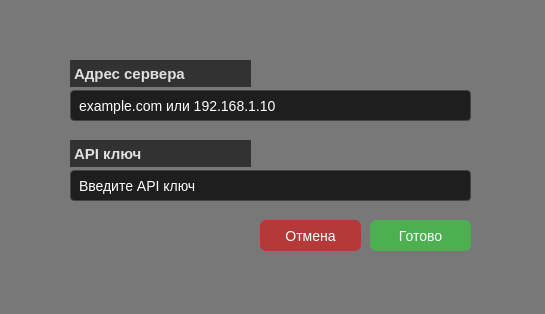
<?xml version="1.0" encoding="UTF-8"?>
<ui version="4.0">
 <class>Dialog</class>
 <widget class="QDialog" name="Dialog">
  <property name="geometry">
   <rect>
    <x>0</x>
    <y>0</y>
    <width>545</width>
    <height>314</height>
   </rect>
  </property>
  <property name="windowTitle">
   <string>Dialog</string>
  </property>
  <property name="styleSheet">
   <string notr="true">background-color: #787878;
color: white;
font-size: 14px;</string>
  </property>
  <widget class="QLabel" name="label">
   <property name="geometry">
    <rect>
     <x>70</x>
     <y>50</y>
     <width>181</width>
     <height>41</height>
    </rect>
   </property>
   <property name="styleSheet">
    <string notr="true">color: #e0e0e0;
    font-size: 15px;
    font-weight: 600;
    margin-top: 10px;
    margin-bottom: 4px;
background-color: #323232;</string>
   </property>
   <property name="text">
    <string>Адрес сервера</string>
   </property>
  </widget>
  <widget class="QLabel" name="label_2">
   <property name="geometry">
    <rect>
     <x>70</x>
     <y>130</y>
     <width>181</width>
     <height>41</height>
    </rect>
   </property>
   <property name="styleSheet">
    <string notr="true">color: #e0e0e0;
    font-size: 15px;
    font-weight: 600;
    margin-top: 10px;
    margin-bottom: 4px;
background-color: #323232;</string>
   </property>
   <property name="text">
    <string>API ключ</string>
   </property>
  </widget>
  <widget class="QLineEdit" name="lineEdit">
   <property name="geometry">
    <rect>
     <x>70</x>
     <y>90</y>
     <width>401</width>
     <height>31</height>
    </rect>
   </property>
   <property name="styleSheet">
    <string notr="true">background-color: #1e1e1e;
    color: white;
    padding: 6px;
    border: 1px solid #444;
    border-radius: 4px;</string>
   </property>
   <property name="text">
    <string>example.com или 192.168.1.10</string>
   </property>
  </widget>
  <widget class="QLineEdit" name="lineEdit_2">
   <property name="geometry">
    <rect>
     <x>70</x>
     <y>170</y>
     <width>401</width>
     <height>31</height>
    </rect>
   </property>
   <property name="styleSheet">
    <string notr="true">background-color: #1e1e1e;
    color: white;
    padding: 6px;
    border: 1px solid #444;
    border-radius: 4px;</string>
   </property>
   <property name="text">
    <string>Введите API ключ</string>
   </property>
  </widget>
  <widget class="QPushButton" name="cancelButton">
   <property name="geometry">
    <rect>
     <x>260</x>
     <y>220</y>
     <width>101</width>
     <height>31</height>
    </rect>
   </property>
   <property name="styleSheet">
    <string notr="true"> background-color: #b53939;
 border-color: #7a1f1f;
color: white;
    padding: 10px 20px;
    border-radius: 6px;


</string>
   </property>
   <property name="text">
    <string>Отмена</string>
   </property>
  </widget>
  <widget class="QPushButton" name="okButton">
   <property name="geometry">
    <rect>
     <x>370</x>
     <y>220</y>
     <width>101</width>
     <height>31</height>
    </rect>
   </property>
   <property name="styleSheet">
    <string notr="true">background-color: #4CAF50;
color: white;
padding: 10px 20px;
border-radius: 6px;
</string>
   </property>
   <property name="text">
    <string>Готово</string>
   </property>
  </widget>
 </widget>
 <resources/>
 <connections/>
</ui>
